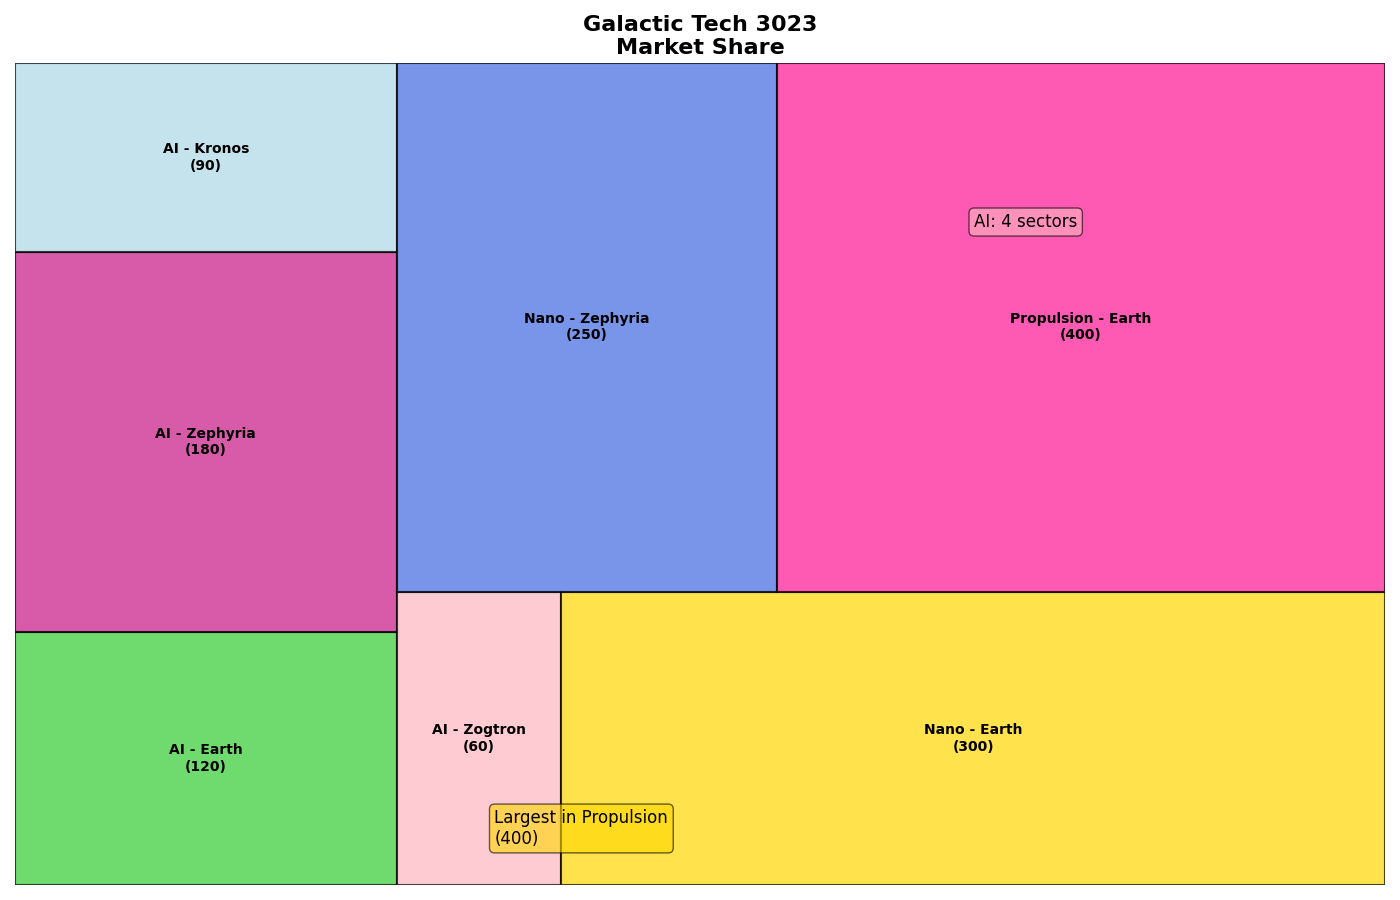

This figure's Python source:
import matplotlib.pyplot as plt
import squarify

# Market share data in "galactic units"
innovations = {
    'AI': [120, 180, 90, 60],
    'Nano': [300, 250],
    'Propulsion': [400]
}

# Labels for subcategories
innovation_labels = [
    'AI - Earth\n(120)', 'AI - Zephyria\n(180)', 'AI - Kronos\n(90)', 'AI - Zogtron\n(60)',
    'Nano - Earth\n(300)', 'Nano - Zephyria\n(250)',
    'Propulsion - Earth\n(400)'
]

# Flatten data and labels for plotting
sizes = [value for sublist in innovations.values() for value in sublist]
labels = [f'{lbl}' for lbl in innovation_labels]

# Colors for visualization
colors = ['#32CD32', '#C71585', '#ADD8E6', '#FFB6C1', 
          '#FFD700', '#4169E1', 
          '#FF1493']

# Create figure and axis
fig, ax = plt.subplots(figsize=(14, 9))
squarify.plot(sizes=sizes, label=labels, color=colors, alpha=0.7, ax=ax, 
              text_kwargs={'fontsize': 10, 'weight': 'bold'}, edgecolor="black", linewidth=1.5)

# Set a concise title
plt.title("Galactic Tech 3023\nMarket Share", fontsize=16, fontweight='bold')

# Remove axis for clarity
ax.axis('off')

# Customizing plot background
ax.set_facecolor('#f0f8ff')

# Annotations for insights
ax.annotate('AI: 4 sectors', xy=(0.7, 0.8), xycoords='axes fraction', fontsize=12,
            bbox=dict(boxstyle="round,pad=0.3", edgecolor="black", facecolor="#FFB6C1", alpha=0.6))

ax.annotate('Largest in Propulsion\n(400)', xy=(0.35, 0.05), xycoords='axes fraction', fontsize=12,
            bbox=dict(boxstyle="round,pad=0.3", edgecolor="black", facecolor="#FFD700", alpha=0.6))

# Adjust layout
plt.tight_layout(rect=[0, 0, 1, 1])

# Display the plot
plt.show()
